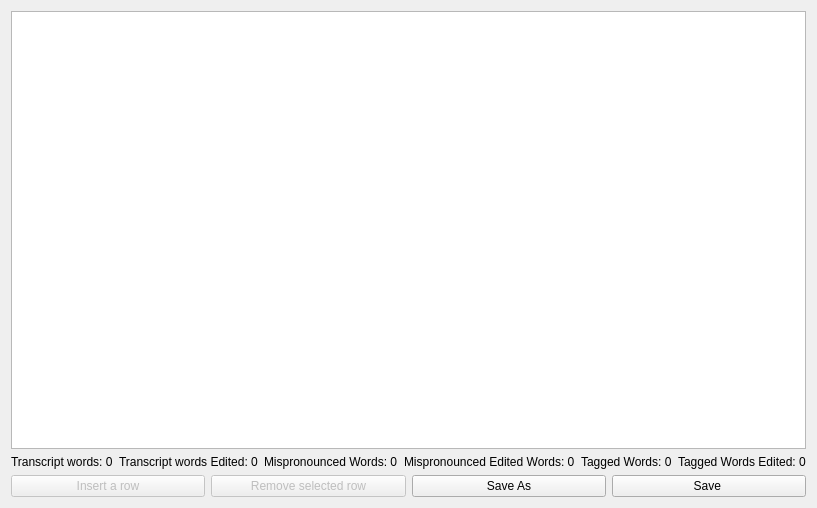
<?xml version="1.0" encoding="UTF-8"?>
<ui version="4.0">
 <class>TTSAnnotator</class>
 <widget class="QWidget" name="TTSAnnotator">
  <property name="geometry">
   <rect>
    <x>0</x>
    <y>0</y>
    <width>796</width>
    <height>508</height>
   </rect>
  </property>
  <property name="sizePolicy">
   <sizepolicy hsizetype="Expanding" vsizetype="Expanding">
    <horstretch>0</horstretch>
    <verstretch>0</verstretch>
   </sizepolicy>
  </property>
  <property name="windowTitle">
   <string>Form</string>
  </property>
  <layout class="QHBoxLayout" name="horizontalLayout">
   <item>
    <layout class="QVBoxLayout" name="verticalLayout_6">
     <property name="sizeConstraint">
      <enum>QLayout::SetDefaultConstraint</enum>
     </property>
     <item>
      <widget class="QTableView" name="tableView">
       <property name="sizePolicy">
        <sizepolicy hsizetype="Expanding" vsizetype="Expanding">
         <horstretch>0</horstretch>
         <verstretch>0</verstretch>
        </sizepolicy>
       </property>
       <property name="font">
        <font>
         <bold>false</bold>
        </font>
       </property>
       <property name="mouseTracking">
        <bool>false</bool>
       </property>
       <property name="wordWrap">
        <bool>true</bool>
       </property>
       <attribute name="horizontalHeaderVisible">
        <bool>true</bool>
       </attribute>
       <attribute name="horizontalHeaderCascadingSectionResizes">
        <bool>false</bool>
       </attribute>
       <attribute name="horizontalHeaderStretchLastSection">
        <bool>false</bool>
       </attribute>
       <attribute name="verticalHeaderVisible">
        <bool>true</bool>
       </attribute>
       <attribute name="verticalHeaderStretchLastSection">
        <bool>false</bool>
       </attribute>
      </widget>
     </item>
     <item>
      <layout class="QHBoxLayout" name="horizontalLayout_2">
       <item>
        <widget class="QLabel" name="totalTranscriptWordsLbl">
         <property name="text">
          <string>Transcript words: 0</string>
         </property>
        </widget>
       </item>
       <item>
        <widget class="QLabel" name="totalTranscriptEditedWordsLbl">
         <property name="text">
          <string>Transcript words Edited: 0</string>
         </property>
        </widget>
       </item>
       <item>
        <widget class="QLabel" name="totalMispronouncedWordsLbl">
         <property name="text">
          <string>Mispronounced Words: 0</string>
         </property>
        </widget>
       </item>
       <item>
        <widget class="QLabel" name="totalMispronouncedEditedWordsLbl">
         <property name="text">
          <string>Mispronounced Edited Words: 0</string>
         </property>
        </widget>
       </item>
       <item>
        <widget class="QLabel" name="totalTaggedWordsLbl">
         <property name="text">
          <string>Tagged Words: 0</string>
         </property>
        </widget>
       </item>
       <item>
        <widget class="QLabel" name="totalTaggedEditedWordsLbl">
         <property name="text">
          <string>Tagged Words Edited: 0</string>
         </property>
        </widget>
       </item>
      </layout>
     </item>
     <item>
      <layout class="QHBoxLayout" name="horizontalLayout_7">
       <item>
        <widget class="QPushButton" name="InsertRowButton">
         <property name="enabled">
          <bool>false</bool>
         </property>
         <property name="statusTip">
          <string extracomment="Disabled"/>
         </property>
         <property name="whatsThis">
          <string extracomment="Disabled"/>
         </property>
         <property name="text">
          <string>Insert a row</string>
         </property>
        </widget>
       </item>
       <item>
        <widget class="QPushButton" name="deleteRowButton">
         <property name="enabled">
          <bool>false</bool>
         </property>
         <property name="text">
          <string extracomment="Disabled">Remove selected row</string>
         </property>
        </widget>
       </item>
       <item>
        <widget class="QPushButton" name="saveAsTableButton">
         <property name="text">
          <string>Save As</string>
         </property>
        </widget>
       </item>
       <item>
        <widget class="QPushButton" name="saveTableButton">
         <property name="text">
          <string>Save </string>
         </property>
        </widget>
       </item>
      </layout>
     </item>
    </layout>
   </item>
  </layout>
 </widget>
 <resources/>
 <connections/>
</ui>
